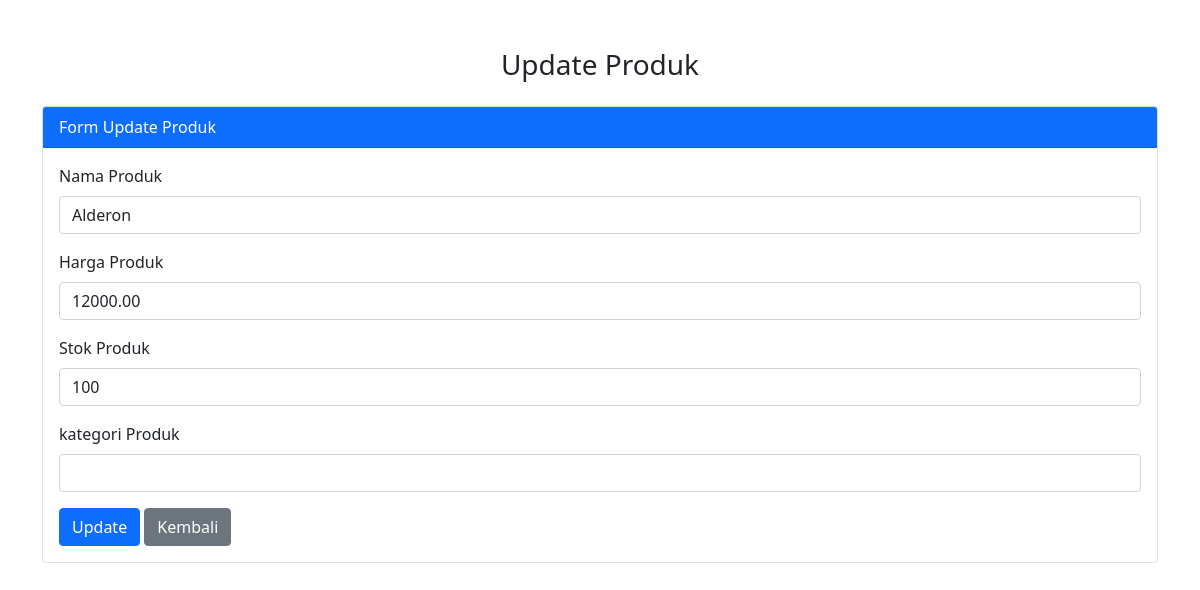
/update07021.php?id=5, run on the app's committed database.
### tables this page shows
CREATE TABLE `product` (
  `id` int(11) NOT NULL,
  `nama_produk` varchar(100) DEFAULT NULL,
  `harga` decimal(10,2) DEFAULT NULL,
  `stok` int(11) DEFAULT NULL,
  `kategori` varchar(100) DEFAULT NULL
);

### update07021.php (the view, shortened to what this page needs)
<?php
include "config07021.php";
if (isset($_GET['id'])) {
    $id = $_GET['id'];
    $result = mysqli_query($conn, "SELECT * FROM product WHERE id = $id");
    $data = mysqli_fetch_assoc($result);
}
?>
<!doctype html>
<html lang="en">
<head>
    <link href="https://cdn.jsdelivr.net/npm/bootstrap@5.0.2/dist/css/bootstrap.min.css" rel="stylesheet">
</head>
<body>
<div class="container mt-5">
    <h3 class="text-center mb-4">Update Produk</h3>
    <div class="card">
        <div class="card-header bg-primary text-white">
            Form Update Produk
        </div>
        <div class="card-body">
            <form method="POST">
                <div class="mb-3">
                    <label class="form-label">Nama Produk</label>
                    <input type="text" class="form-control" name="tnama" value="<?= $data['nama_produk']; ?>" required>
                </div>
                <div class="mb-3">
                    <label class="form-label">Harga Produk</label>
                    <input type="text" class="form-control" name="tharga" value="<?= $data['harga']; ?>" required>
                </div>
                <div class="mb-3">
                    <label class="form-label">Stok Produk</label>
                    <input type="number" class="form-control" name="tstock" value="<?= $data['stok']; ?>" required>
                </div>
                <div class="mb-3">
                    <label class="form-label">kategori Produk</label>
                    <input type="number" class="form-control" name="tkategori" value="<?= $data['kategori']; ?>" required>
                </div>
                <button type="submit" class="btn btn-primary" name="bupdate">Update</button>
                <a href="index.php" class="btn btn-secondary">Kembali</a>
            </form>
        </div>
    </div>
</div>
</body>
</html>

### data on the page
product: tnama "Alderon", tharga "12000.00", tstock "100"
